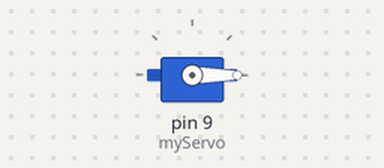
Simulated run of this sketch. Board: Arduino Uno, built with avr-gcc and run on an emulated ATmega328P. Parts: servo.

Above: at 0.05 s.
Timing chart, 0 to 3.0 s (numbered marks = the images above):
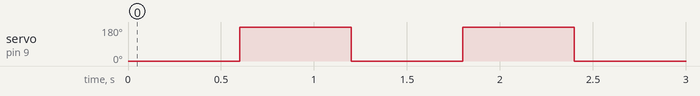

The sketch:

_20170810servo_test.ino
```cpp
// this works now

#include <Servo.h> // include the servo library

Servo myServo; // variable to store the servo position


void setup() {
myServo.attach(9); // attaches the servo on pin 9 to the servo object
}

void loop()  {
myServo.write(0);
delay(600);
myServo.write(180);
delay(600);
}
```

Measured:
- by itself, servo on pin 9 (myServo): alternates 180° for 0.60 s and 0° for 0.60 s
